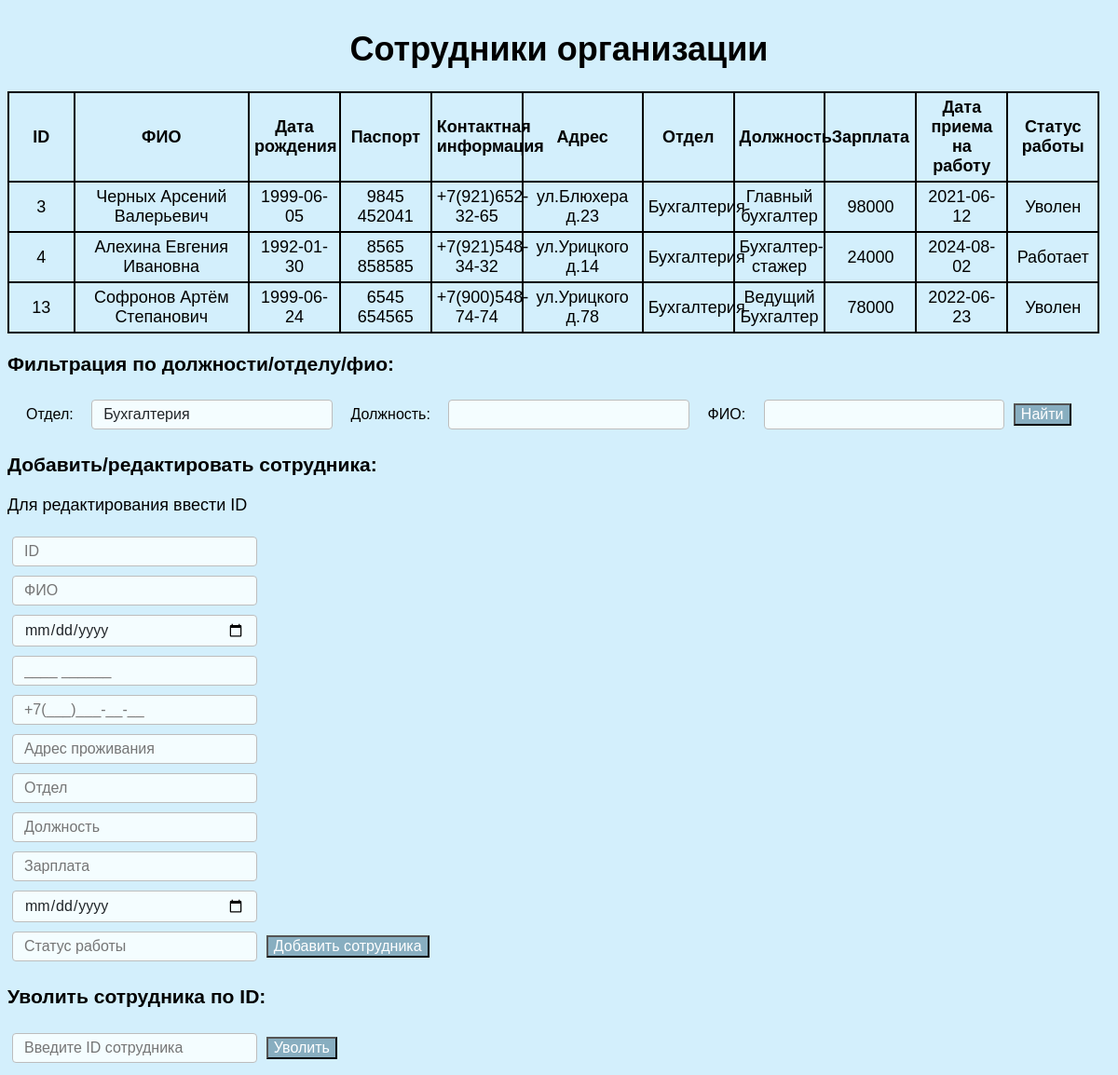
The page /index.php?FOtdel=Бухгалтерия on the database its author committed.
### tables this page shows
CREATE TABLE `sotr` (
  `ID` int(11) NOT NULL,
  `FIO` varchar(75) NOT NULL,
  `DataRozhdenia` date NOT NULL,
  `Pasport` varchar(15) NOT NULL,
  `KontaktnayaInfa` varchar(75) NOT NULL,
  `Adres` varchar(75) NOT NULL,
  `Otdel` varchar(75) NOT NULL,
  `Dolzhnost` varchar(75) NOT NULL,
  `Zarplata` int(11) NOT NULL,
  `DataPrinatia` date NOT NULL,
  `Statusr` varchar(10) NOT NULL
);

### index.php (the view, shortened to what this page needs)
<!DOCTYPE html>
<html lang="en">
<head>
    <link href="style.css" rel="stylesheet" type="text/css">
</head>
<body>
<?php
require_once 'config.php';
$FOtdel = isset($_GET['FOtdel']) ?$_GET['FOtdel'] : '';
$FDolzhnost = isset($_GET['FDolzhnost']) ?$_GET['FDolzhnost'] : '';$FFIO = isset($_GET['FFIO']) ?$_GET['FFIO'] : '';
$query = "SELECT * FROM sotr WHERE 1=1";
if ($FOtdel) {
    $query .= " AND Otdel LIKE '%$FOtdel%'";
}
$result = mysqli_query($conn, $query);
$list = array();
while ($row = mysqli_fetch_assoc($result)) {
$list[] = $row;
}
?>
<h1>Сотрудники организации</h1>
<table>
<thead>
    <th style=width:5%>ID</th>
    <th style=width:15%;>ФИО</th>
    <th>Дата рождения</th>
    <th>Паспорт</th>
    <th>Контактная информация</th>
    <th style=width:10%;>Адрес</th>
    <th>Отдел</th>
    <th>Должность</th>
    <th>Зарплата</th>
    <th>Дата приема на работу</th>
    <th>Статус работы</th>
</thead>
<tbody>
    <?php foreach($list as $item): ?>
        <tr>
            <td> <?php echo htmlspecialchars($item['ID']);?></td>
            <td> <?php echo htmlspecialchars($item['FIO']);?></td>
            <td> <?php echo htmlspecialchars($item['DataRozhdenia']);?></td>
            <td> <?php echo htmlspecialchars($item['Pasport']);?></td>
            <td> <?php echo htmlspecialchars($item['KontaktnayaInfa']);?></td>
            <td> <?php echo htmlspecialchars($item['Adres']);?></td>
            <td> <?php echo htmlspecialchars($item['Otdel']);?></td>
            <td> <?php echo htmlspecialchars($item['Dolzhnost']);?></td>
            <td> <?php echo htmlspecialchars($item['Zarplata']);?></td>
            <td> <?php echo htmlspecialchars($item['DataPrinatia']);?></td>
            <td> <?php echo htmlspecialchars($item['Statusr']);?></td>
        </tr>
    <?php endforeach; ?>
</tbody>
</table>
<h3> Фильтрация по должности/отделу/фио: </h3>
<form class = "filtr" method="GET" action="">
    <label class = "filtr" for="Otdel">Отдел:</label>
    <input type="text" id="Otdel" name="FOtdel" value="<?php echo htmlspecialchars($FOtdel); ?>">
    <label class = "filtr" for="Dolzhnost">Должность:</label>
    <input type="text" id="Dolzhnost" name="FDolzhnost" value="<?php echo htmlspecialchars($FDolzhnost); ?>">
    <label class = "filtr" for="FIO">ФИО:</label>
    <input type="text" id="FIO" name="FFIO" value="<?php echo htmlspecialchars($FFIO); ?>">
    <button class="btn btn-white btn-        animate" type="submit">Найти</button>
</form>
<h3>Добавить/редактировать сотрудника:</h3>
<p>Для редактирования ввести ID</p>
<form method="POST" action="">
    <input type="text" name="ID" placeholder="ID"><br>
    <input type="text" name="FIO" placeholder="ФИО" required><br>
    <input type="date" name="DataRozhdenia" placeholder="Дата рождения" required><br>
    <input type="text" id="pasport" name="Pasport" placeholder="____ ______" required><br>
    <input type="text" id="phone" name="KontaktnayaInfa" placeholder="+7(___)___-__-__" required><br>
    <input type="text" name="Adres" placeholder="Адрес проживания" required><br>
    <input type="text" name="Otdel" placeholder="Отдел" required><br>
    <input type="text" name="Dolzhnost" placeholder="Должность" required><br>
    <input type="number" name="Zarplata" placeholder="Зарплата" required><br>
    <input type="date" name="DataPrinatia" placeholder="Дата принятия на работу" required><br>
    <input type="text" name="Statusr" placeholder="Статус работы" required>
    <button class="btn btn-white btn-        animate" type="submit">Добавить сотрудника</button>
</form>
<h3>Уволить сотрудника по ID:</h3>
<form method="POST" action="">
    <input type="number" name="id" placeholder="Введите ID сотрудника" required>
    <button class="btn btn-white btn-        animate" type="submit">Уволить</button>
</form>
</body>
</html>

### style.css (style rules this page uses)
h1 { text-align: center; }
body { font-size: 18px; align-content: center; font-family: sans-serif; background-color: #d3effc; }
table { table-layout: fixed; width: 99%; border-collapse: collapse; border: 2px solid rgb(0, 0, 0); }
th, td { padding: 5px; border: 2px solid rgb(0, 0, 0); text-align: center; }
.filtr { margin: 10px; font-size: 16px; align-content: center; }
label { margin: 5px; }
input { font-size: 110%; font-weight: 500; margin: 5px; width: 20%; padding: 0.375rem 0.75rem; font-family: inherit; font-size: 1rem; font-weight: 400; color: #212529; border: 1px solid #bdbdbd; border-radius: 0.25rem; background-color: #f4fdff; }
button { font-size: 16px; }
.btn-white { background-color: #88aec0; color: #ffffff; }
.btn::after { content: ""; display: inline-block; height: 100%; width: 100%; border-radius: 100px; position: absolute; top: 0; left: 0; z-index: -1; transition: all .4s; }

### rows shown on the page
sotr: ID "3", FIO "Черных Арсений Валерьевич", DataRozhdenia "1999-06-05", Pasport "9845 452041", KontaktnayaInfa "+7(921)652-32-65", Adres "ул.Блюхера д.23", Otdel "Бухгалтерия", Dolzhnost "Главный бухгалтер", Zarplata "98000", DataPrinatia "2021-06-12", Statusr "Уволен"
sotr: ID "4", FIO "Алехина Евгения Ивановна", DataRozhdenia "1992-01-30", Pasport "8565 858585", KontaktnayaInfa "+7(921)548-34-32", Adres "ул.Урицкого д.14", Otdel "Бухгалтерия", Dolzhnost "Бухгалтер-стажер", Zarplata "24000", DataPrinatia "2024-08-02", Statusr "Работает"
sotr: ID "13", FIO "Софронов Артём Степанович", DataRozhdenia "1999-06-24", Pasport "6545 654565", KontaktnayaInfa "+7(900)548-74-74", Adres "ул.Урицкого д.78", Otdel "Бухгалтерия", Dolzhnost "Ведущий Бухгалтер", Zarplata "78000", DataPrinatia "2022-06-23", Statusr "Уволен"
